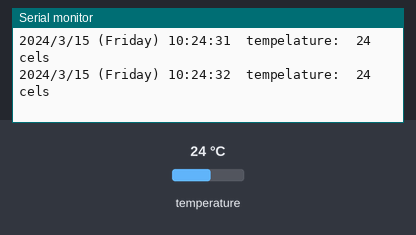
Bench run of a sketch on a simulated ESP32. Parts: the last lines printed to the serial monitor. Inputs (shaded band) come from the test bench; at power-on: temperature 24 °C. The local clock reads 2024-03-15 10:24:30 at power-on unless the sketch sets it.

Above: at 2.2 s.
2.3 s: temperature set to 12 °C
At 3.6 s:
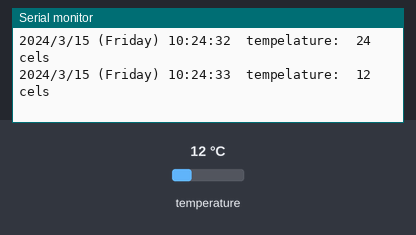
3.8 s: temperature set to 19 °C
At 4.8 s:
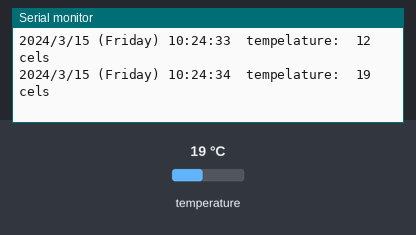
Timing chart, 0 to 6.8 s (numbered marks = the images above; inputs shaded):
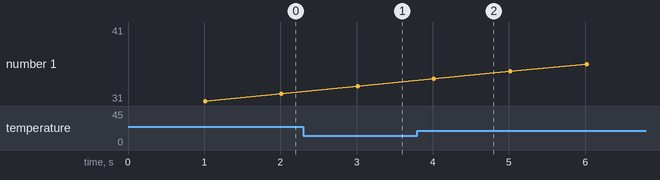

Measured:
- after the input at 2.3 s, the serial monitor: prints a new line after 0.71 s (image 1)
- after the input at 3.8 s, the serial monitor: prints a new line after 0.22 s (image 2)

The sketch:

OnlyDS3232_Test.ino
```cpp
// RTC(DS3231)単体の動作試験
// RTCに最初に時間設定する場合は、21行目のコメントを外し、コンパイル時間(約1分30秒位)を想定して年月日時間を設定する。
// 時間の設定が終われば、21行目をコメントアウトした後、再書き込みを行っておけば、バッテリー動作が可能な時間内は、修正する必要なし。
// 実際は、プログラムで時間の再設定をするかどうかを問合せできるようにして、おけばこの問題は解決する。
// 2020/05/05 14:30:12の時点で、2秒遅れで動作している。
// ユニットの電源をOFF-ONしても、時間が崩れる事は無い。


#include <Wire.h>
#include <RTClib.h>
RTC_DS3231 rtc;
char daysOfTheWeek[7][12] = {"Sunday", "Monday", "Tuesday", "Wednesday", "Thursday", "Friday", "Saturday"};
void setup () {

  Wire.begin(21,22);
   delay(10);
  Serial.begin(115200);     // スケッチのツールのシリアルモニターをONすると、現在の時刻が表示される。
   delay(1000);
  if (! rtc.begin()) {
    Serial.println("Not find RTC");
    while (1);
  }
//時刻補正
//     rtc.adjust(DateTime(F(__DATE__), F(__TIME__)));
//    rtc.adjust(DateTime(2020, 5, 5, 14, 4, 0));     //RTCに最初に書き込む時間を設定2020年,5月,5日,14時,4分0秒、修正後、コメントアウトする。

}
void loop () {
    DateTime now = rtc.now();

    Serial.print(now.year(), DEC);
    Serial.print('/');
    Serial.print(now.month(), DEC);
    Serial.print('/');
    Serial.print(now.day(), DEC);
    Serial.print(" (");
    Serial.print(daysOfTheWeek[now.dayOfTheWeek()]);
    Serial.print(") ");
    Serial.print(now.hour(), DEC);
    Serial.print(':');
    Serial.print(now.minute(), DEC);
    Serial.print(':');
    Serial.print(now.second(), DEC);
    Serial.print("  tempelature:  ");

    int temperature = rtc.getTemperature();
    Serial.print(temperature, DEC);
    Serial.print("  cels");
    Serial.println();


    delay(1000);
}
```
